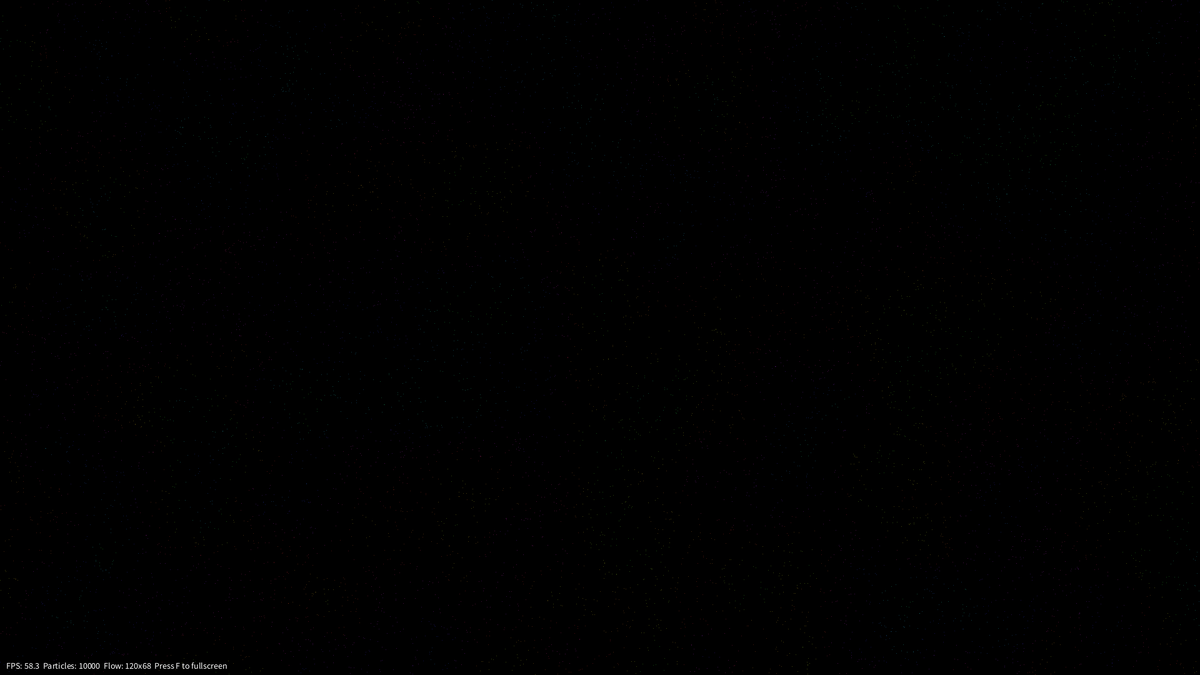
Frame 1 (no input)
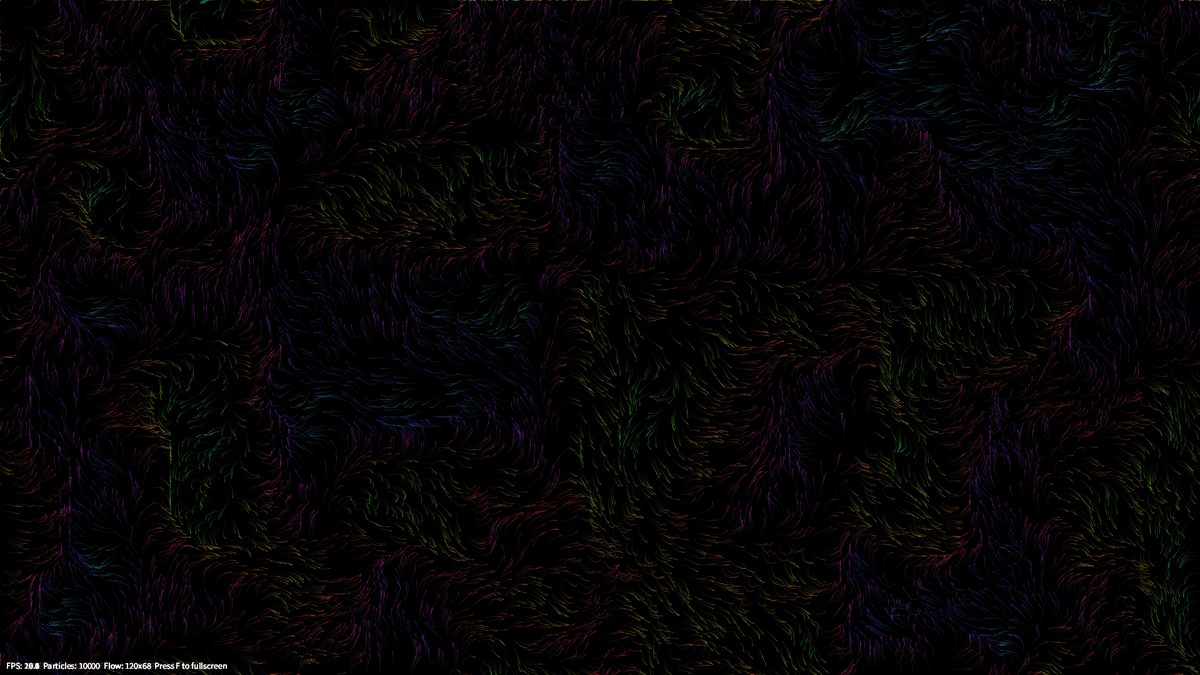
Frame 60 (the mouse pressed at the canvas centre just before this capture)
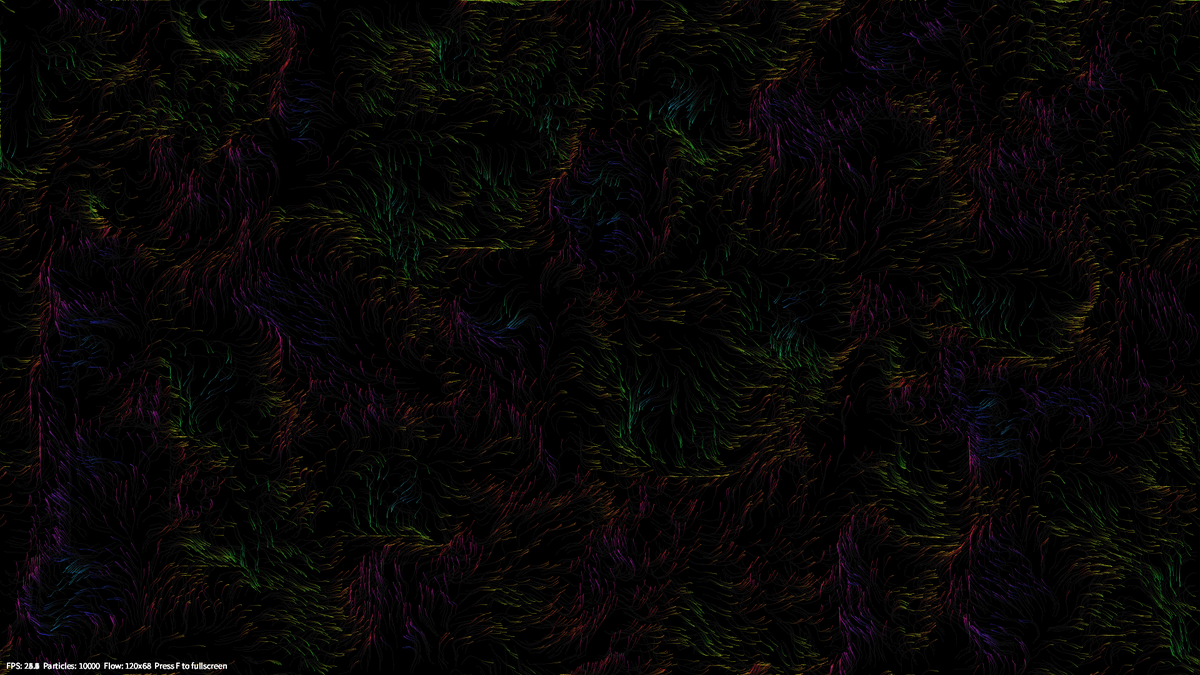
Frame 120 (the mouse held since frame 60 and released just before this capture)

The Processing sketch that drew these frames (run headless with seeded random() and noise(); from frame 60 on, the mouse is pressed at the canvas centre):

// Processing sketch: flowfield
// ── flowfield.pde
// XVCpanel — Flow Field
// Run with: Processing.exe --sketch=%CD% --run

int W = 1920;
int H = 1080;
int NUM_PARTICLES = 10000;
int COLS = 120;
int ROWS = 68;

float[] flowField;
ArrayList<PVector> particles;
float zoff = 0;

void settings() {
    size(1920, 1080);
}

void setup() {
    background(0);
    flowField = new float[COLS * ROWS];
    particles = new ArrayList<PVector>();

    for (int i = 0; i < NUM_PARTICLES; i++) {
        particles.add(new PVector(random(width), random(height)));
    }

    colorMode(HSB, 360, 100, 100, 100);
}

void draw() {
    fill(0, 0, 0, 4);
    noStroke();
    rect(0, 0, width, height);

    // update flow field
    float xoff = 0;
    for (int x = 0; x < COLS; x++) {
        float yoff = 0;
        for (int y = 0; y < ROWS; y++) {
            float angle = noise(xoff, yoff, zoff) * TWO_PI * 2;
            flowField[x + y * COLS] = angle;
            yoff += 0.1;
        }
        xoff += 0.1;
    }
    zoff += 0.005;

    // update and draw particles
    for (int i = 0; i < particles.size(); i++) {
        PVector p = particles.get(i);

        int col = (int)(p.x / width * COLS);
        int row = (int)(p.y / height * ROWS);
        col = constrain(col, 0, COLS - 1);
        row = constrain(row, 0, ROWS - 1);

        float angle = flowField[col + row * COLS];
        PVector force = PVector.fromAngle(angle);
        force.mult(0.5);

        p.add(force);

        // wrap around
        if (p.x > width) p.x = 0;
        if (p.x < 0) p.x = width;
        if (p.y > height) p.y = 0;
        if (p.y < 0) p.y = height;

        // draw
        float hu = (angle / TWO_PI * 360 + frameCount * 0.5) % 360;
        stroke(hu, 80, 90, 40);
        point(p.x, p.y);
    }

    // HUD
    fill(0, 0, 100);
    textSize(14);
    text("FPS: " + nf(frameRate, 1, 1) +
         "  Particles: " + NUM_PARTICLES +
         "  Flow: " + COLS + "x" + ROWS +
         "  Press F to fullscreen", 10, height - 10);
}

void mouseDragged() {
    // inject force at mouse
    int col = (int)(mouseX / width * COLS);
    int row = (int)(mouseY / height * ROWS);
    for (int dx = -2; dx <= 2; dx++) {
        for (int dy = -2; dy <= 2; dy++) {
            int c = constrain(col + dx, 0, COLS - 1);
            int r = constrain(row + dy, 0, ROWS - 1);
            flowField[c + r * COLS] = atan2(mouseY - (r * height / ROWS),
                                             mouseX - (c * width / COLS));
        }
    }
}

void keyPressed() {
    if (key == 'f' || key == 'F') {
        if (fullscreen) {
            surface.setSize(1920, 1080);
        } else {
            surface.setSize(displayWidth, displayHeight);
        }
        fullscreen = !fullscreen;
    }
    if (key == 'c' || key == 'C') {
        background(0);
    }
}

boolean fullscreen = false;
